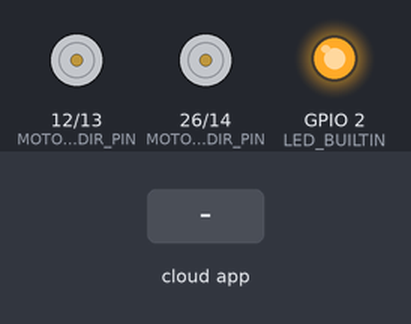
Bench run of a sketch on a simulated ESP32. Parts: direction and speed pins drawn as motors (green arrow = direction pin HIGH = forward, orange = LOW = backward, longer = more drive), output pins drawn as LEDs (lit = HIGH). Inputs (shaded band) come from the test bench. The ROS host is connected and sends only what is stated.

Above: at 3.2 s.
3.3 s: the phone or cloud app sets linear.x to -100
At 4.2 s:
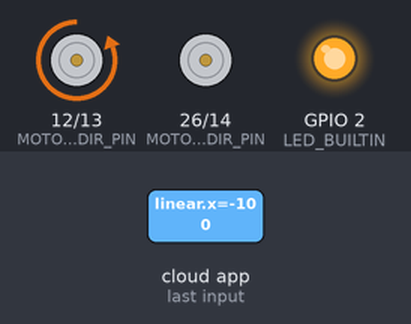
4.8 s: the phone or cloud app sets angular.z to -100
At 5.3 s:
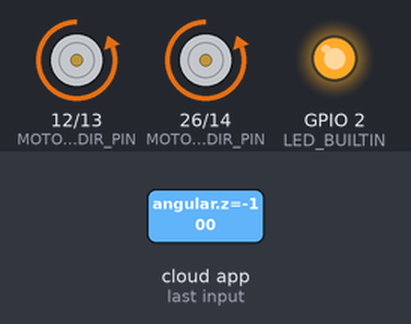
6.3 s: the phone or cloud app sets linear.x to 0
At 7.5 s:
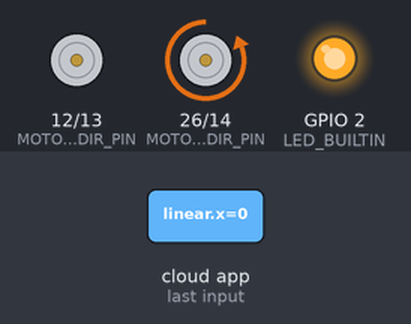
7.8 s: the phone or cloud app sets angular.z to 0
At 8.7 s:
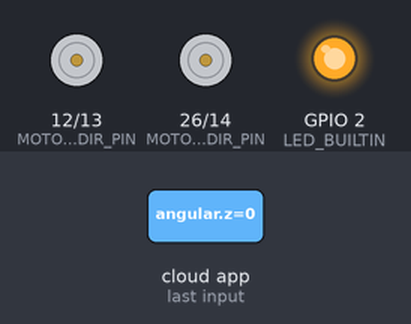
9.3 s: the phone or cloud app sets linear.x to 100
At 9.9 s:
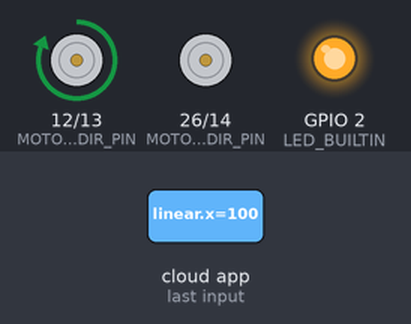
10.8 s: the phone or cloud app sets angular.z to 100
At 12.2 s:
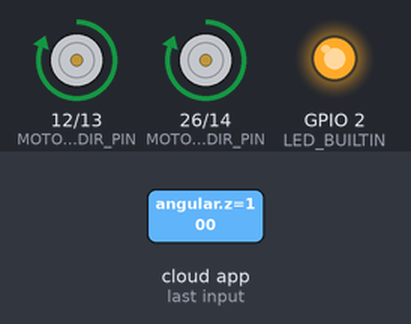
Timing chart, 0 to 13.3 s (numbered marks = the images above; inputs shaded):
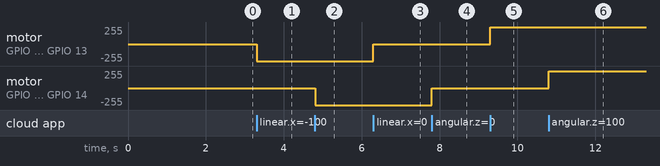

The sketch:

drive.ino
```cpp
#include <micro_ros_arduino.h>
#include <stdio.h>
#include <rcl/rcl.h>
#include <rcl/error_handling.h>
#include <rclc/rclc.h>
#include <rclc/executor.h>
#include <geometry_msgs/msg/twist.h>

#define MOTOR_LEFT_PWM_PIN 13
#define MOTOR_LEFT_DIR_PIN 12
#define MOTOR_RIGHT_PWM_PIN 14
#define MOTOR_RIGHT_DIR_PIN 26

rcl_subscription_t subscriber;
geometry_msgs__msg__Twist msg;
rclc_executor_t executor;
rcl_allocator_t allocator;
rclc_support_t support;
rcl_node_t node;

#define RCCHECK(fn) { rcl_ret_t temp_rc = fn; if((temp_rc != RCL_RET_OK)){error_loop();}}
#define RCSOFTCHECK(fn) { rcl_ret_t temp_rc = fn; if((temp_rc != RCL_RET_OK)){error_loop();}}

void error_loop() {
  while (1) {
    digitalWrite(LED_BUILTIN, !digitalRead(LED_BUILTIN));
    delay(100);
  }
}

void setupMotors() {
  pinMode(MOTOR_LEFT_PWM_PIN, OUTPUT);
  pinMode(MOTOR_LEFT_DIR_PIN, OUTPUT);
  pinMode(MOTOR_RIGHT_PWM_PIN, OUTPUT);
  pinMode(MOTOR_RIGHT_DIR_PIN, OUTPUT);

  // Configure PWM channels for ESP32
  ledcSetup(0, 5000, 8); // Channel 0, 5 kHz PWM, 8-bit resolution
  ledcSetup(1, 5000, 8); // Channel 1, 5 kHz PWM, 8-bit resolution

  ledcAttachPin(MOTOR_LEFT_PWM_PIN, 0);
  ledcAttachPin(MOTOR_RIGHT_PWM_PIN, 1);
}

void controlMotors(float left_velocity, float right_velocity) {
  int left_speed = (int)(255 * constrain(left_velocity, -1.0, 1.0));
  int right_speed = (int)(255 * constrain(right_velocity, -1.0, 1.0));

  if (left_speed >= 0) {
    digitalWrite(MOTOR_LEFT_DIR_PIN, HIGH);
  } else {
    digitalWrite(MOTOR_LEFT_DIR_PIN, LOW);
    left_speed = -left_speed;
  }
  ledcWrite(0, left_speed);

  if (right_speed >= 0) {
    digitalWrite(MOTOR_RIGHT_DIR_PIN, HIGH);
  } else {
    digitalWrite(MOTOR_RIGHT_DIR_PIN, LOW);
    right_speed = -right_speed;
  }
  ledcWrite(1, right_speed);
}

void subscription_callback(const void *msgin) {
  const geometry_msgs__msg__Twist * msg = (const geometry_msgs__msg__Twist *)msgin;

  float left_velocity = msg->linear.x;
  float right_velocity = msg->angular.z;

  controlMotors(left_velocity, right_velocity);
}

void setup() {
  Serial.begin(115200);
  set_microros_transports();
  pinMode(LED_BUILTIN, OUTPUT);
  digitalWrite(LED_BUILTIN, HIGH);

  delay(2000);

  allocator = rcl_get_default_allocator();

  RCCHECK(rclc_support_init(&support, 0, NULL, &allocator));
  RCCHECK(rclc_node_init_default(&node, "micro_ros_arduino_node", "", &support));
  RCCHECK(rclc_subscription_init_default(&subscriber, &node, ROSIDL_GET_MSG_TYPE_SUPPORT(geometry_msgs, msg, Twist), "/cmd_vel"));
  RCCHECK(rclc_executor_init(&executor, &support.context, 1, &allocator));
  RCCHECK(rclc_executor_add_subscription(&executor, &subscriber, &msg, &subscription_callback, ON_NEW_DATA));

  setupMotors();
}

void loop() {
  RCCHECK(rclc_executor_spin_some(&executor, RCL_MS_TO_NS(10))); // Reduced delay for faster response
}
```

Measured:
- after the input at 3.3 s, motor on GPIO 12 (MOTOR_LEFT_DIR_PIN) / GPIO 13 (MOTOR_LEFT_PWM_PIN): stopped → backward 255/255 at once
- after the input at 4.8 s, motor on GPIO 26 (MOTOR_RIGHT_DIR_PIN) / GPIO 14 (MOTOR_RIGHT_PWM_PIN): stopped → backward 255/255 at once
- after the input at 6.3 s, motor on GPIO 12 (MOTOR_LEFT_DIR_PIN) / GPIO 13 (MOTOR_LEFT_PWM_PIN): backward 255/255 → stopped at once
- after the input at 7.8 s, motor on GPIO 26 (MOTOR_RIGHT_DIR_PIN) / GPIO 14 (MOTOR_RIGHT_PWM_PIN): backward 255/255 → stopped at once
- after the input at 9.3 s, motor on GPIO 12 (MOTOR_LEFT_DIR_PIN) / GPIO 13 (MOTOR_LEFT_PWM_PIN): stopped → forward 255/255 at once
- after the input at 10.8 s, motor on GPIO 26 (MOTOR_RIGHT_DIR_PIN) / GPIO 14 (MOTOR_RIGHT_PWM_PIN): stopped → forward 255/255 at once
